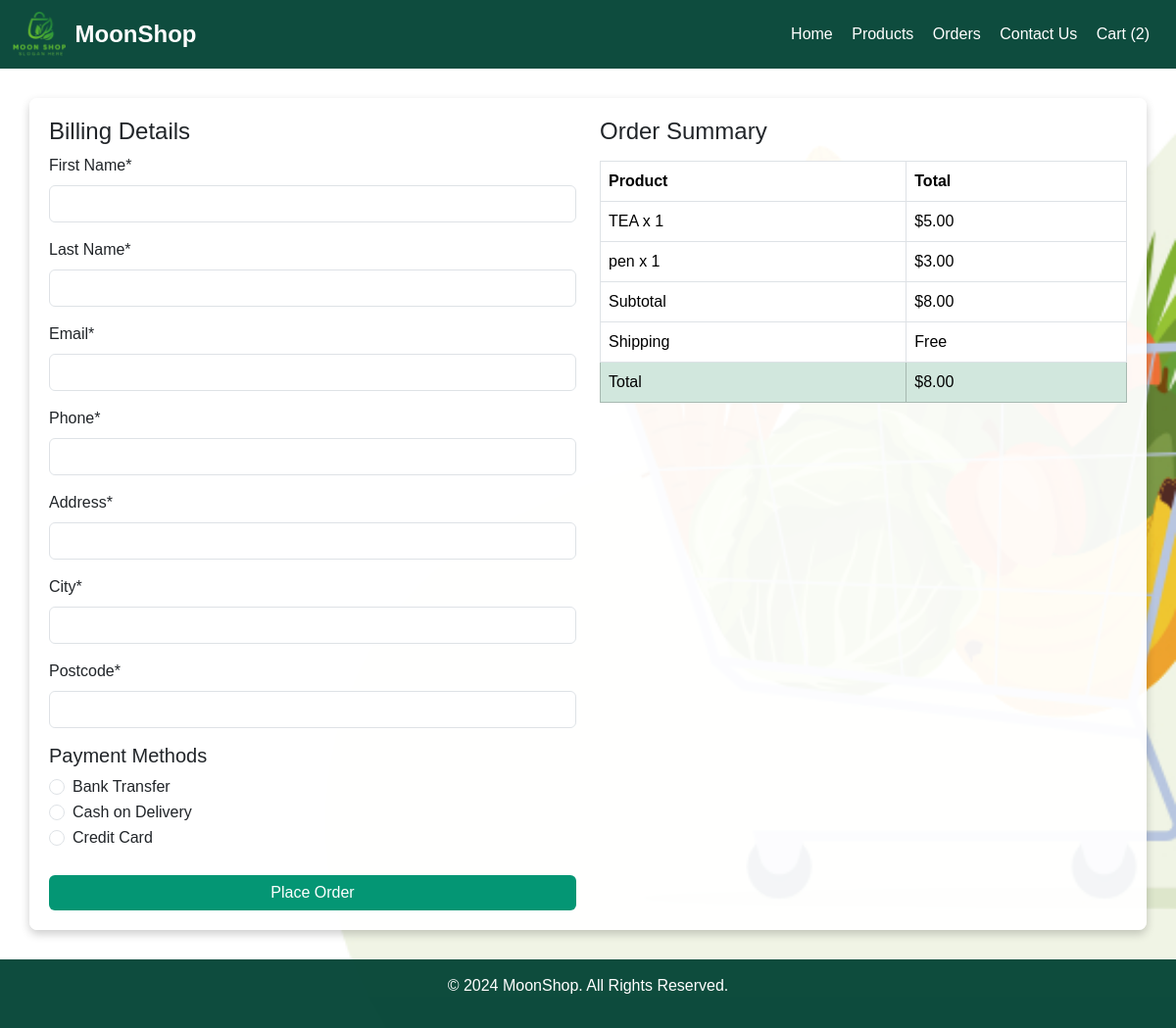
Page /checkout.php (signed in) on the committed database.
### tables this page shows
CREATE TABLE `cart` (
  `id` int(11) NOT NULL,
  `buyer_id` int(11) DEFAULT NULL,
  `product_id` int(11) DEFAULT NULL,
  `quantity` int(11) DEFAULT NULL,
  `created_at` timestamp NOT NULL DEFAULT current_timestamp()
);

CREATE TABLE `products` (
  `id` int(11) NOT NULL,
  `shop_id` int(11) DEFAULT NULL,
  `seller_name` varchar(255) DEFAULT NULL,
  `shop_name` varchar(255) DEFAULT NULL,
  `name` varchar(255) DEFAULT NULL,
  `description` text DEFAULT NULL,
  `price` decimal(10,2) DEFAULT NULL,
  `eco_rating` int(11) DEFAULT NULL,
  `quantity` int(11) NOT NULL DEFAULT 0,
  `status` enum('pending','approved','rejected') DEFAULT 'pending',
  `image` varchar(255) DEFAULT NULL,
  `created_at` timestamp NOT NULL DEFAULT current_timestamp(),
  `seller_id` int(11) NOT NULL,
  `image_url` varchar(255) DEFAULT 'placeholder.jpg',
  `stock` int(11) NOT NULL DEFAULT 0
);

### checkout.php (the view, shortened to what this page needs)
<?php
require 'connection.php';
$buyer_id = $_SESSION['user_id'];
$cart_query = "SELECT c.id AS cart_id, c.quantity, p.id AS product_id, p.name, p.price, p.quantity AS stock
               FROM cart c
               JOIN products p ON c.product_id = p.id
               WHERE c.buyer_id = ?";
$stmt = $conn->prepare($cart_query);
$stmt->bind_param("i", $buyer_id);
$stmt->execute();
$cart_result = $stmt->get_result();
$subtotal = 0;
$cart_items = [];
while ($item = $cart_result->fetch_assoc()) {
    $subtotal += $item['price'] * $item['quantity'];
    $cart_items[] = $item;
}
$shipping = 0;
$total = $subtotal + $shipping;
?>
<!DOCTYPE html>
<html lang="en">
<head>
    <link href="https://cdn.jsdelivr.net/npm/bootstrap@5.3.3/dist/css/bootstrap.min.css" rel="stylesheet">
</head>
<body>
    <nav class="nav">
        <div class="container-fluid d-flex justify-content-between align-items-center">
            <div class="shopname">
                <img src="logo.png" alt="MoonShop Logo">
                <h2>MoonShop</h2>
            </div>
            <div class="nav-right">
                <a href="home.php">Home</a>
                <a href="index.php">Products</a>
                <a href="track_order.php">Orders</a>
                <a href="contactus.php">Contact Us</a>
                <a href="view_cart.php">Cart (<?php echo count($cart_items); ?>)</a>
            </div>
        </div>
    </nav>
    <div class="container">
        <div class="row">
            <div class="col-md-6">
                <h4>Billing Details</h4>
                <form action="" method="POST">
                    <div class="mb-3">
                        <label for="first_name" class="form-label">First Name*</label>
                        <input type="text" id="first_name" name="first_name" class="form-control" required>
                    </div>
                    <div class="mb-3">
                        <label for="last_name" class="form-label">Last Name*</label>
                        <input type="text" id="last_name" name="last_name" class="form-control" required>
                    </div>
                    <div class="mb-3">
                        <label for="email" class="form-label">Email*</label>
                        <input type="email" id="email" name="email" class="form-control" required>
                    </div>
                    <div class="mb-3">
                        <label for="phone" class="form-label">Phone*</label>
                        <input type="text" id="phone" name="phone" class="form-control" required>
                    </div>
                    <div class="mb-3">
                        <label for="address" class="form-label">Address*</label>
                        <input type="text" id="address" name="address" class="form-control" required>
                    </div>
                    <div class="mb-3">
                        <label for="city" class="form-label">City*</label>
                        <input type="text" id="city" name="city" class="form-control" required>
                    </div>
                    <div class="mb-3">
                        <label for="postcode" class="form-label">Postcode*</label>
                        <input type="text" id="postcode" name="postcode" class="form-control" required>
                    </div>
                    <h5>Payment Methods</h5>
                    <div class="form-check">
                        <input class="form-check-input" type="radio" name="payment_method" id="bank_transfer" value="bank_transfer" required>
                        <label class="form-check-label" for="bank_transfer">Bank Transfer</label>
                    </div>
                    <div class="form-check">
                        <input class="form-check-input" type="radio" name="payment_method" id="cash_on_delivery" value="cash_on_delivery">
                        <label class="form-check-label" for="cash_on_delivery">Cash on Delivery</label>
                    </div>
                    <div class="form-check">
                        <input class="form-check-input" type="radio" name="payment_method" id="credit_card" value="credit_card">
                        <label class="form-check-label" for="credit_card">Credit Card</label>
                    </div>
                    <button type="submit" class="btn btn-success w-100 mt-4">Place Order</button>
                </form>
            </div>
            <div class="col-md-6">
                <h4>Order Summary</h4>
                <table class="table table-bordered">
                    <thead>
                        <tr>
                            <th>Product</th>
                            <th>Total</th>
                        </tr>
                    </thead>
                    <tbody>
                        <?php foreach ($cart_items as $item): ?>
                            <tr>
                                <td><?php echo htmlspecialchars($item['name']); ?> x <?php echo $item['quantity']; ?></td>
                                <td>$<?php echo number_format($item['price'] * $item['quantity'], 2); ?></td>
                            </tr>
                        <?php endforeach; ?>
                        <tr>
                            <td>Subtotal</td>
                            <td>$<?php echo number_format($subtotal, 2); ?></td>
                        </tr>
                        <tr>
                            <td>Shipping</td>
                            <td>Free</td>
                        </tr>
                        <tr class="table-success">
                            <td>Total</td>
                            <td>$<?php echo number_format($total, 2); ?></td>
                        </tr>
                    </tbody>
                </table>
            </div>
        </div>
    </div>
    <footer>
        <p>&copy; 2024 MoonShop. All Rights Reserved.</p>
    </footer>
</body>
</html>

### checkout.php (style rules this page uses)
body { background: url('background.jpg') no-repeat center center fixed; background-size: cover; font-family: Verdana, Geneva, Tahoma, sans-serif; }
.nav { background-color: rgba(2, 67, 52, 0.95); color: white; padding: 10px 0; }
.shopname { display: flex; align-items: center; }
.shopname img { height: 50px; margin-right: 10px; }
.shopname h2 { margin: 0; font-size: 24px; font-weight: bold; color: white; }
.nav-right a { color: white; text-decoration: none; margin-right: 15px; font-size: 16px; font-weight: 500; }
.container { margin-top: 30px; background: rgba(255, 255, 255, 0.95); padding: 20px; border-radius: 8px; box-shadow: 0 4px 10px rgba(0, 0, 0, 0.2); }
.btn-success { background-color: #049674; border: none; }
.table { background-color: white; margin-top: 15px; }
footer { background-color: rgba(2, 67, 52, 0.95); color: white; text-align: center; padding: 15px; margin-top: 30px; }

### rows in the picture
cart: product.name "TEA", quantity "1", $item['price']*$item['quantity'] "5.00"
cart: product.name "pen", quantity "1", $item['price']*$item['quantity'] "3.00"

### other values in the picture
count($cart_items) "2"
$subtotal "8.00"
$total "8.00"
